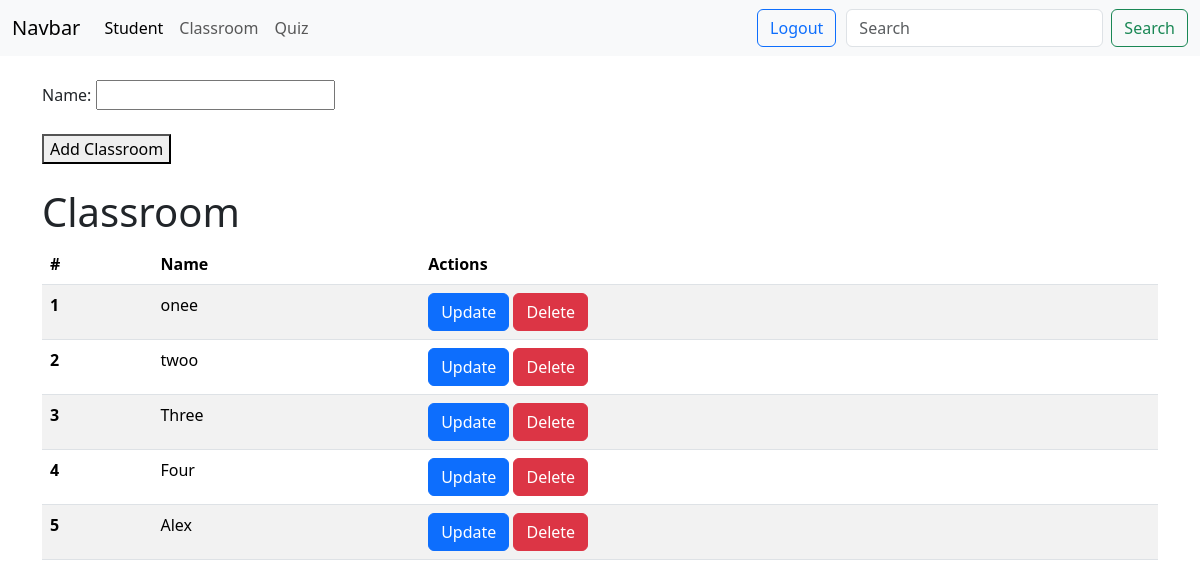
Before: /crud/classroom/ (signed in) with the older database file.
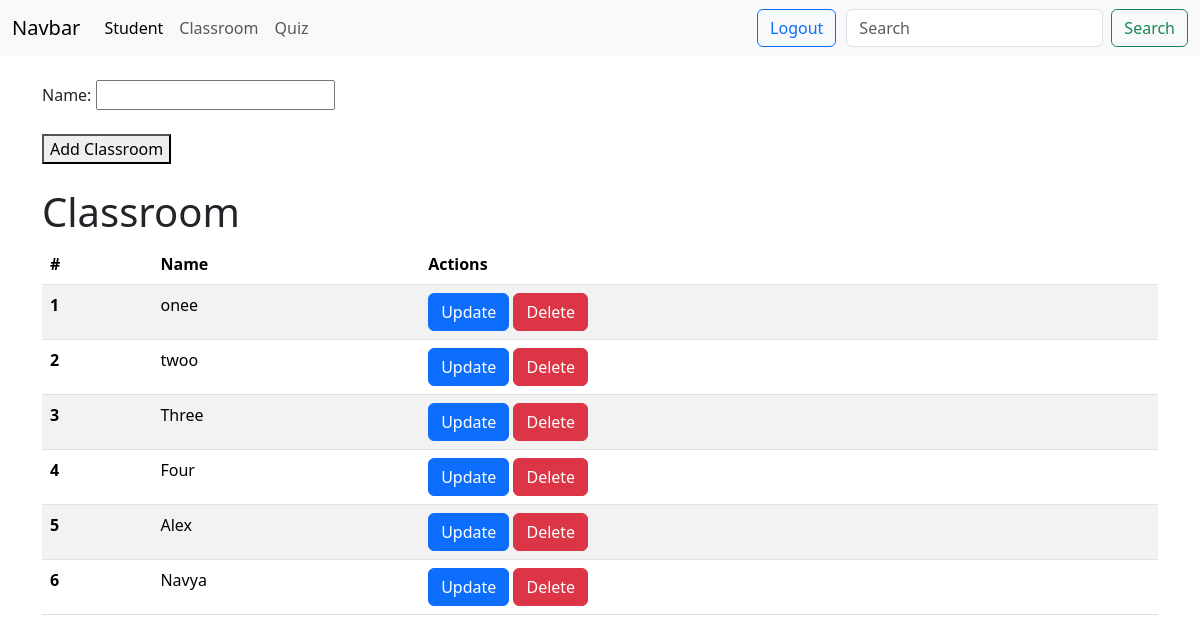
After: the same page with the newer database file.
### crud/models.py (models this page shows, shortened)
class ClassRoom(models.Model):
    name=models.CharField(max_length=20)

### crud/views.py (the view)
# urls.py: path("classroom/", views.ClassRoomView.as_view(), name="classroom"),
@login_required
def classroom(request):
    if request.method == "POST":
        print(request.POST)
        classroom_name = request.POST.get("classroom_name")
        ClassRoom.objects.create(name=classroom_name)
        return redirect("crud_classroom")
    classrooms = ClassRoom.objects.all()
    return render(request, template_name="crud/classroom.html", context={"classrooms": classrooms})

### crud/templates/crud/classroom.html (shortened to what this page needs)
{% extends 'commons/layouts/base.html' %}
{% block content %}
{% include 'includes/nav.html' %}
    <br>
    <div class="container">
    <form method ="post" action="{% url 'crud_classroom' %}">
        <label>Name:</label>
        <input name ="classroom_name" required>
        <br><br>
        <button type="submit">Add Classroom</button><br>
    </form>
    <br>
    <h1> Classroom</h1>
    <table class="table table-striped">
        <thead>
        <tr>
            <th scope="col">#</th>
            <th scope="col">Name</th>
            <th scope="col">Actions</th>
        </tr>
        </thead>
        <tbody>
        {% for classroom in classrooms %}
            <tr>
                <th scope="row">{{ forloop.counter }}</th>
                <td>{{ classroom.name }}</td>
                <td>
                    <a href="{% url 'crud_classroom_update' classroom.id %}" class="btn btn-primary">Update</a>
                    <a href="{% url 'crud_classroom_delete' classroom.id%}" class="btn btn-danger">Delete</a>
                </td>
                </tr>
        {% endfor %}
        </tbody>
    </table>
    </div>
{% endblock %}

Changed rows visible on the page:
added ClassRoom: name "Navya"
